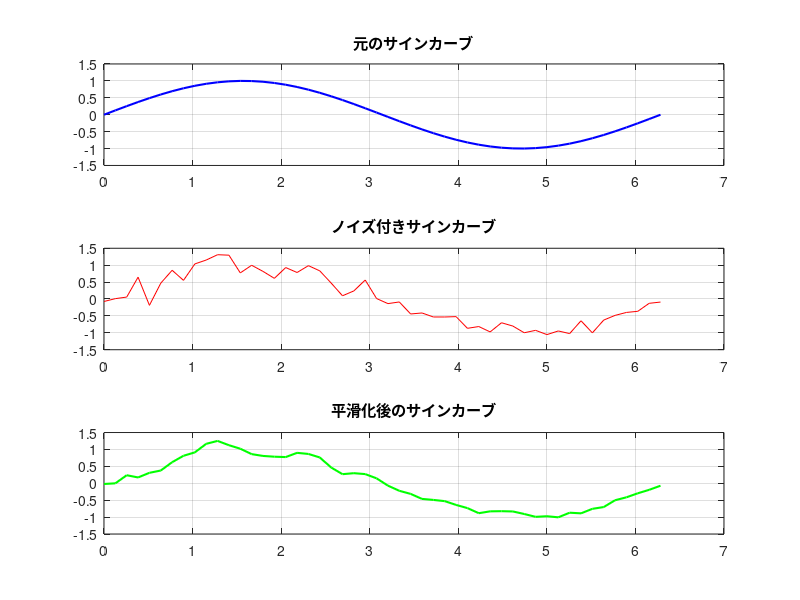

MATLAB code for this plot:
% サインカーブの生成
x = linspace(0, 2*pi, 50);% x軸のデータ（0から2πまで50点）
y = sin(x);               % サインカーブのデータ
% ノイズの追加
noise = 0.2 * randn(size(y));% ノイズの生成（標準偏差0.2の正規分布）
y_noisy = y + noise;         % サインカーブにノイズを追加
% 移動平均フィルタの定義（3点または10点の平均）
smooth_filter = ones(3, 1) / 3;
%smooth_filter = ones(10, 1) / 10;
% 平滑化処理（convを使用）
y_smoothed = conv(y_noisy, smooth_filter, 'same'); 
% 結果のプロット
figure;
subplot(3,1,1);
plot(x, y, 'b', 'LineWidth', 1.5);  % 元のサインカーブ
title('元のサインカーブ');
ylim([-1.5 1.5]); grid on;
subplot(3,1,2);
plot(x, y_noisy, 'r');              % ノイズ付きサインカーブ
title('ノイズ付きサインカーブ');
ylim([-1.5 1.5]); grid on;
subplot(3,1,3);
plot(x, y_smoothed, 'g', 'LineWidth', 1.5); % 平滑化したサインカーブ
title('平滑化後のサインカーブ');
ylim([-1.5 1.5]); grid on;